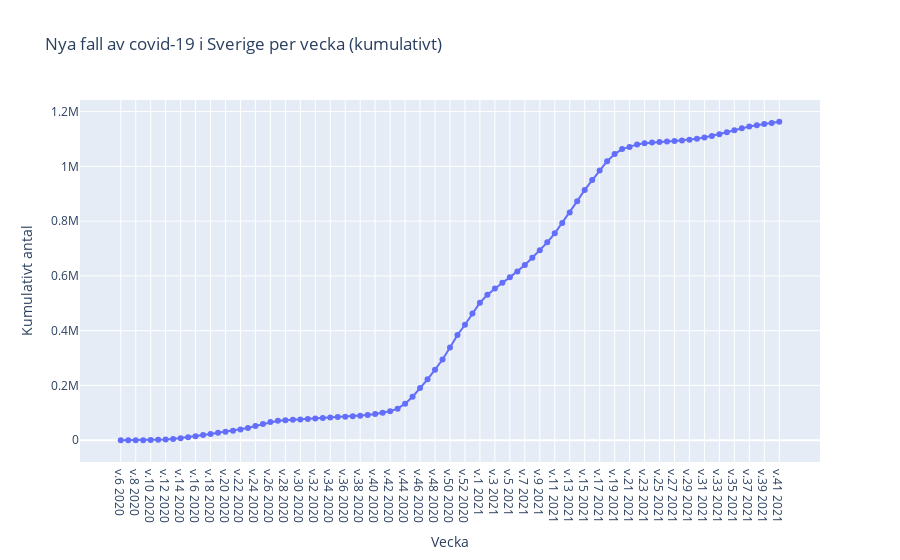

The cell this chart's notebook holds for it:
### Code cell
plot4 = create_plotly_linefig("Kum_antal_fall", "Kumulativt antal", "Nya fall av covid-19 i Sverige per vecka (kumulativt)")
plot4.show()
plot4.write_html("Visualiseringar/cumulative_cases.html")
